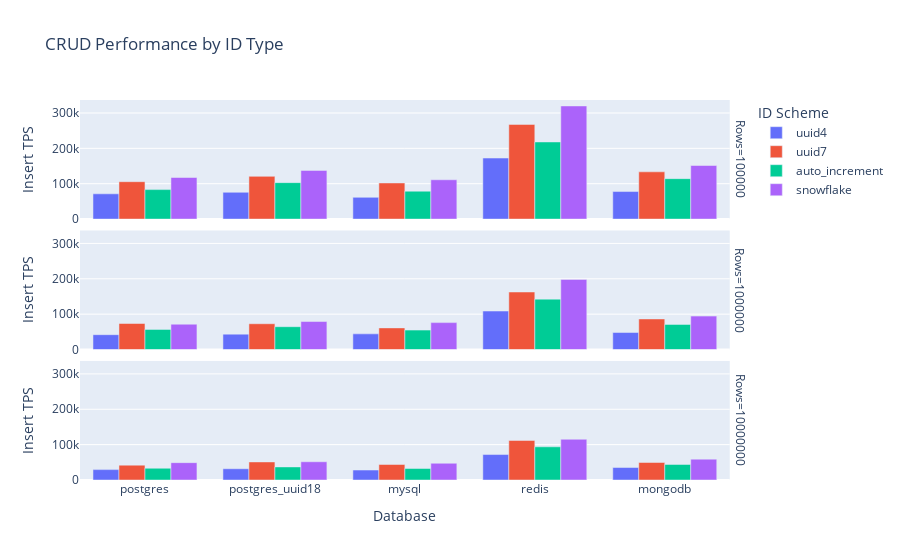
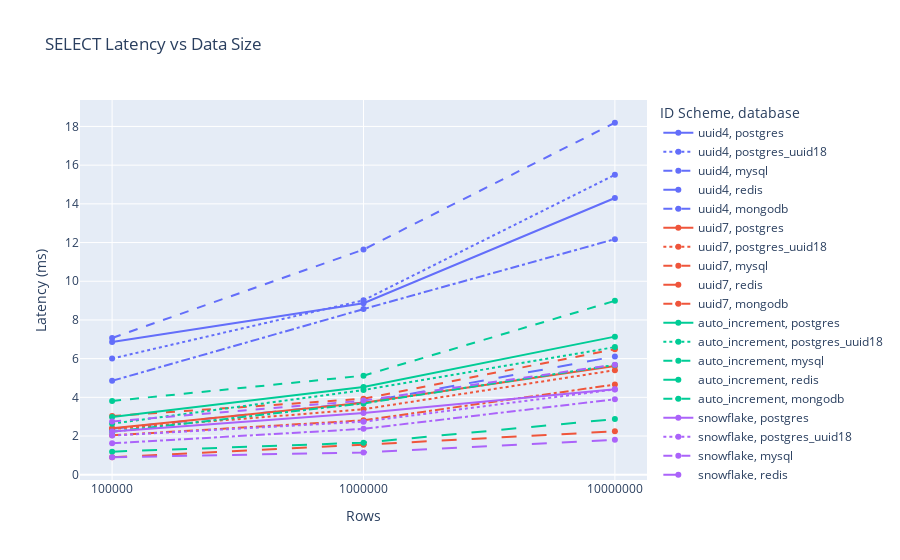

Write notebook code for charts like these, in order.
### Code cell
if not crud_df.empty:
    fig1 = px.bar(
        crud_df,
        x='database',
        y='insert_tps',
        color='id_scheme',
        barmode='group',
        facet_row='data_scale',
        title='CRUD Performance by ID Type',
        labels={'insert_tps': 'Insert TPS', 'database': 'Database', 'id_scheme': 'ID Scheme', 'data_scale': 'Rows'},
    )
    fig1.show()

    latency_df = crud_df[['database', 'id_scheme', 'data_scale', 'select_latency_ms']]
    fig2 = px.line(
        latency_df,
        x='data_scale',
        y='select_latency_ms',
        color='id_scheme',
        line_dash='database',
        markers=True,
        title='SELECT Latency vs Data Size',
        labels={'data_scale': 'Rows', 'select_latency_ms': 'Latency (ms)', 'id_scheme': 'ID Scheme'},
    )
    fig2.update_xaxes(type='category')
    fig2.show()

### Figure 1 — Plotly figure (JSON) as saved in the notebook; plotly's stock layout.template omitted (floating-point values rounded to 4 significant figures)
{"data": [{"alignmentgroup": "True", "hovertemplate": "ID Scheme=uuid4<br>Rows=100000<br>Database=%{x}<br>Insert TPS=%{y}<extra></extra>", "legendgroup": "uuid4", "marker": {"color": "#636efa", "pattern": {"shape": ""}}, "name": "uuid4", "offsetgroup": "uuid4", "orientation": "v", "showlegend": true, "textposition": "auto", "type": "bar", "x": ["postgres", "postgres_uuid18", "mysql", "redis", "mongodb"], "xaxis": "x3", "y": [71400.0, 75690.0, 61450.0, 172500.0, 77800.0], "yaxis": "y3"}, {"alignmentgroup": "True", "hovertemplate": "ID Scheme=uuid4<br>Rows=1000000<br>Database=%{x}<br>Insert TPS=%{y}<extra></extra>", "legendgroup": "uuid4", "marker": {"color": "#636efa", "pattern": {"shape": ""}}, "name": "uuid4", "offsetgroup": "uuid4", "orientation": "v", "showlegend": false, "textposition": "auto", "type": "bar", "x": ["postgres", "postgres_uuid18", "mysql", "redis", "mongodb"], "xaxis": "x2", "y": [42010.0, 43570.0, 44310.0, 108800.0, 48090.0], "yaxis": "y2"}, {"alignmentgroup": "True", "hovertemplate": "ID Scheme=uuid4<br>Rows=10000000<br>Database=%{x}<br>Insert TPS=%{y}<extra></extra>", "legendgroup": "uuid4", "marker": {"color": "#636efa", "pattern": {"shape": ""}}, "name": "uuid4", "offsetgroup": "uuid4", "orientation": "v", "showlegend": false, "textposition": "auto", "type": "bar", "x": ["postgres", "postgres_uuid18", "mysql", "redis", "mongodb"], "xaxis": "x", "y": [29330.0, 31770.0, 28190.0, 71980.0, 35280.0], "yaxis": "y"}, {"alignmentgroup": "True", "hovertemplate": "ID Scheme=uuid7<br>Rows=100000<br>Database=%{x}<br>Insert TPS=%{y}<extra></extra>", "legendgroup": "uuid7", "marker": {"color": "#EF553B", "pattern": {"shape": ""}}, "name": "uuid7", "offsetgroup": "uuid7", "orientation": "v", "showlegend": true, "textposition": "auto", "type": "bar", "x": ["postgres", "postgres_uuid18", "mysql", "redis", "mongodb"], "xaxis": "x3", "y": [105700.0, 120800.0, 102100.0, 267600.0, 133600.0], "yaxis": "y3"}, {"alignmentgroup": "True", "hovertemplate": "ID Scheme=uuid7<br>Rows=1000000<br>Database=%{x}<br>Insert TPS=%{y}<extra></extra>", "legendgroup": "uuid7", "marker": {"color": "#EF553B", "pattern": {"shape": ""}}, "name": "uuid7", "offsetgroup": "uuid7", "orientation": "v", "showlegend": false, "textposition": "auto", "type": "bar", "x": ["postgres", "postgres_uuid18", "mysql", "redis", "mongodb"], "xaxis": "x2", "y": [73610.0, 72950.0, 61170.0, 162700.0, 86480.0], "yaxis": "y2"}, {"alignmentgroup": "True", "hovertemplate": "ID Scheme=uuid7<br>Rows=10000000<br>Database=%{x}<br>Insert TPS=%{y}<extra></extra>", "legendgroup": "uuid7", "marker": {"color": "#EF553B", "pattern": {"shape": ""}}, "name": "uuid7", "offsetgroup": "uuid7", "orientation": "v", "showlegend": false, "textposition": "auto", "type": "bar", "x": ["postgres", "postgres_uuid18", "mysql", "redis", "mongodb"], "xaxis": "x", "y": [42000.0, 51080.0, 43880.0, 111800.0, 49530.0], "yaxis": "y"}, {"alignmentgroup": "True", "hovertemplate": "ID Scheme=auto_increment<br>Rows=100000<br>Database=%{x}<br>Insert TPS=%{y}<extra></extra>", "legendgroup": "auto_increment", "marker": {"color": "#00cc96", "pattern": {"shape": ""}}, "name": "auto_increment", "offsetgroup": "auto_increment", "orientation": "v", "showlegend": true, "textposition": "auto", "type": "bar", "x": ["postgres", "postgres_uuid18", "mysql", "redis", "mongodb"], "xaxis": "x3", "y": [83310.0, 103000.0, 78860.0, 218000.0, 114300.0], "yaxis": "y3"}, {"alignmentgroup": "True", "hovertemplate": "ID Scheme=auto_increment<br>Rows=1000000<br>Database=%{x}<br>Insert TPS=%{y}<extra></extra>", "legendgroup": "auto_increment", "marker": {"color": "#00cc96", "pattern": {"shape": ""}}, "name": "auto_increment", "offsetgroup": "auto_increment", "orientation": "v", "showlegend": false, "textposition": "auto", "type": "bar", "x": ["postgres", "postgres_uuid18", "mysql", "redis", "mongodb"], "xaxis": "x2", "y": [56950.0, 64550.0, 54930.0, 142500.0, 71060.0], "yaxis": "y2"}, {"alignmentgroup": "True", "hovertemplate": "ID Scheme=auto_increment<br>Rows=10000000<br>Database=%{x}<br>Insert TPS=%{y}<extra></extra>", "legendgroup": "auto_increment", "marker": {"color": "#00cc96", "pattern": {"shape": ""}}, "name": "auto_increment", "offsetgroup": "auto_increment", "orientation": "v", "showlegend": false, "textposition": "auto", "type": "bar", "x": ["postgres", "postgres_uuid18", "mysql", "redis", "mongodb"], "xaxis": "x", "y": [33190.0, 36970.0, 32450.0, 93800.0, 43960.0], "yaxis": "y"}, {"alignmentgroup": "True", "hovertemplate": "ID Scheme=snowflake<br>Rows=100000<br>Database=%{x}<br>Insert TPS=%{y}<extra></extra>", "legendgroup": "snowflake", "marker": {"color": "#ab63fa", "pattern": {"shape": ""}}, "name": "snowflake", "offsetgroup": "snowflake", "orientation": "v", "showlegend": true, "textposition": "auto", "type": "bar", "x": ["postgres", "postgres_uuid18", "mysql", "redis", "mongodb"], "xaxis": "x3", "y": [117500.0, 137600.0, 111100.0, 319800.0, 151500.0], "yaxis": "y3"}, {"alignmentgroup": "True", "hovertemplate": "ID Scheme=snowflake<br>Rows=1000000<br>Database=%{x}<br>Insert TPS=%{y}<extra></extra>", "legendgroup": "snowflake", "marker": {"color": "#ab63fa", "pattern": {"shape": ""}}, "name": "snowflake", "offsetgroup": "snowflake", "orientation": "v", "showlegend": false, "textposition": "auto", "type": "bar", "x": ["postgres", "postgres_uuid18", "mysql", "redis", "mongodb"], "xaxis": "x2", "y": [71630.0, 79210.0, 76110.0, 198400.0, 94530.0], "yaxis": "y2"}, {"alignmentgroup": "True", "hovertemplate": "ID Scheme=snowflake<br>Rows=10000000<br>Database=%{x}<br>Insert TPS=%{y}<extra></extra>", "legendgroup": "snowflake", "marker": {"color": "#ab63fa", "pattern": {"shape": ""}}, "name": "snowflake", "offsetgroup": "snowflake", "orientation": "v", "showlegend": false, "textposition": "auto", "type": "bar", "x": ["postgres", "postgres_uuid18", "mysql", "redis", "mongodb"], "xaxis": "x", "y": [49070.0, 51570.0, 47370.0, 115300.0, 58990.0], "yaxis": "y"}], "layout": {"annotations": [{"font": {}, "showarrow": false, "text": "Rows=10000000", "textangle": 90, "x": 0.98, "xanchor": "left", "xref": "paper", "y": 0.1567, "yanchor": "middle", "yref": "paper"}, {"font": {}, "showarrow": false, "text": "Rows=1000000", "textangle": 90, "x": 0.98, "xanchor": "left", "xref": "paper", "y": 0.5, "yanchor": "middle", "yref": "paper"}, {"font": {}, "showarrow": false, "text": "Rows=100000", "textangle": 90, "x": 0.98, "xanchor": "left", "xref": "paper", "y": 0.8433, "yanchor": "middle", "yref": "paper"}], "barmode": "group", "legend": {"title": {"text": "ID Scheme"}, "tracegroupgap": 0}, "title": {"text": "CRUD Performance by ID Type"}, "xaxis": {"anchor": "y", "domain": [0, 0.98], "title": {"text": "Database"}}, "xaxis2": {"anchor": "y2", "domain": [0, 0.98], "matches": "x", "showticklabels": false}, "xaxis3": {"anchor": "y3", "domain": [0, 0.98], "matches": "x", "showticklabels": false}, "yaxis": {"anchor": "x", "domain": [0, 0.3133], "title": {"text": "Insert TPS"}}, "yaxis2": {"anchor": "x2", "domain": [0.3433, 0.6567], "matches": "y", "title": {"text": "Insert TPS"}}, "yaxis3": {"anchor": "x3", "domain": [0.6867, 1.0], "matches": "y", "title": {"text": "Insert TPS"}}}}

### Figure 2 — Plotly figure (JSON) as saved in the notebook; plotly's stock layout.template omitted (floating-point values rounded to 4 significant figures)
{"data": [{"hovertemplate": "ID Scheme=uuid4<br>database=postgres<br>Rows=%{x}<br>Latency (ms)=%{y}<extra></extra>", "legendgroup": "uuid4, postgres", "line": {"color": "#636efa", "dash": "solid"}, "marker": {"symbol": "circle"}, "mode": "lines+markers", "name": "uuid4, postgres", "orientation": "v", "showlegend": true, "type": "scatter", "x": [100000, 1000000, 10000000], "xaxis": "x", "y": [6.858, 8.865, 14.3], "yaxis": "y"}, {"hovertemplate": "ID Scheme=uuid4<br>database=postgres_uuid18<br>Rows=%{x}<br>Latency (ms)=%{y}<extra></extra>", "legendgroup": "uuid4, postgres_uuid18", "line": {"color": "#636efa", "dash": "dot"}, "marker": {"symbol": "circle"}, "mode": "lines+markers", "name": "uuid4, postgres_uuid18", "orientation": "v", "showlegend": true, "type": "scatter", "x": [100000, 1000000, 10000000], "xaxis": "x", "y": [6.004, 9.015, 15.5], "yaxis": "y"}, {"hovertemplate": "ID Scheme=uuid4<br>database=mysql<br>Rows=%{x}<br>Latency (ms)=%{y}<extra></extra>", "legendgroup": "uuid4, mysql", "line": {"color": "#636efa", "dash": "dash"}, "marker": {"symbol": "circle"}, "mode": "lines+markers", "name": "uuid4, mysql", "orientation": "v", "showlegend": true, "type": "scatter", "x": [100000, 1000000, 10000000], "xaxis": "x", "y": [7.067, 11.64, 18.19], "yaxis": "y"}, {"hovertemplate": "ID Scheme=uuid4<br>database=redis<br>Rows=%{x}<br>Latency (ms)=%{y}<extra></extra>", "legendgroup": "uuid4, redis", "line": {"color": "#636efa", "dash": "longdash"}, "marker": {"symbol": "circle"}, "mode": "lines+markers", "name": "uuid4, redis", "orientation": "v", "showlegend": true, "type": "scatter", "x": [100000, 1000000, 10000000], "xaxis": "x", "y": [2.376, 3.739, 6.111], "yaxis": "y"}, {"hovertemplate": "ID Scheme=uuid4<br>database=mongodb<br>Rows=%{x}<br>Latency (ms)=%{y}<extra></extra>", "legendgroup": "uuid4, mongodb", "line": {"color": "#636efa", "dash": "dashdot"}, "marker": {"symbol": "circle"}, "mode": "lines+markers", "name": "uuid4, mongodb", "orientation": "v", "showlegend": true, "type": "scatter", "x": [100000, 1000000, 10000000], "xaxis": "x", "y": [4.853, 8.561, 12.18], "yaxis": "y"}, {"hovertemplate": "ID Scheme=uuid7<br>database=postgres<br>Rows=%{x}<br>Latency (ms)=%{y}<extra></extra>", "legendgroup": "uuid7, postgres", "line": {"color": "#EF553B", "dash": "solid"}, "marker": {"symbol": "circle"}, "mode": "lines+markers", "name": "uuid7, postgres", "orientation": "v", "showlegend": true, "type": "scatter", "x": [100000, 1000000, 10000000], "xaxis": "x", "y": [2.402, 3.721, 5.622], "yaxis": "y"}, {"hovertemplate": "ID Scheme=uuid7<br>database=postgres_uuid18<br>Rows=%{x}<br>Latency (ms)=%{y}<extra></extra>", "legendgroup": "uuid7, postgres_uuid18", "line": {"color": "#EF553B", "dash": "dot"}, "marker": {"symbol": "circle"}, "mode": "lines+markers", "name": "uuid7, postgres_uuid18", "orientation": "v", "showlegend": true, "type": "scatter", "x": [100000, 1000000, 10000000], "xaxis": "x", "y": [2.36, 3.384, 5.403], "yaxis": "y"}, {"hovertemplate": "ID Scheme=uuid7<br>database=mysql<br>Rows=%{x}<br>Latency (ms)=%{y}<extra></extra>", "legendgroup": "uuid7, mysql", "line": {"color": "#EF553B", "dash": "dash"}, "marker": {"symbol": "circle"}, "mode": "lines+markers", "name": "uuid7, mysql", "orientation": "v", "showlegend": true, "type": "scatter", "x": [100000, 1000000, 10000000], "xaxis": "x", "y": [3.033, 3.928, 6.491], "yaxis": "y"}, {"hovertemplate": "ID Scheme=uuid7<br>database=redis<br>Rows=%{x}<br>Latency (ms)=%{y}<extra></extra>", "legendgroup": "uuid7, redis", "line": {"color": "#EF553B", "dash": "longdash"}, "marker": {"symbol": "circle"}, "mode": "lines+markers", "name": "uuid7, redis", "orientation": "v", "showlegend": true, "type": "scatter", "x": [100000, 1000000, 10000000], "xaxis": "x", "y": [0.903, 1.552, 2.241], "yaxis": "y"}, {"hovertemplate": "ID Scheme=uuid7<br>database=mongodb<br>Rows=%{x}<br>Latency (ms)=%{y}<extra></extra>", "legendgroup": "uuid7, mongodb", "line": {"color": "#EF553B", "dash": "dashdot"}, "marker": {"symbol": "circle"}, "mode": "lines+markers", "name": "uuid7, mongodb", "orientation": "v", "showlegend": true, "type": "scatter", "x": [100000, 1000000, 10000000], "xaxis": "x", "y": [2.036, 2.812, 4.66], "yaxis": "y"}, {"hovertemplate": "ID Scheme=auto_increment<br>database=postgres<br>Rows=%{x}<br>Latency (ms)=%{y}<extra></extra>", "legendgroup": "auto_increment, postgres", "line": {"color": "#00cc96", "dash": "solid"}, "marker": {"symbol": "circle"}, "mode": "lines+markers", "name": "auto_increment, postgres", "orientation": "v", "showlegend": true, "type": "scatter", "x": [100000, 1000000, 10000000], "xaxis": "x", "y": [2.98, 4.538, 7.137], "yaxis": "y"}, {"hovertemplate": "ID Scheme=auto_increment<br>database=postgres_uuid18<br>Rows=%{x}<br>Latency (ms)=%{y}<extra></extra>", "legendgroup": "auto_increment, postgres_uuid18", "line": {"color": "#00cc96", "dash": "dot"}, "marker": {"symbol": "circle"}, "mode": "lines+markers", "name": "auto_increment, postgres_uuid18", "orientation": "v", "showlegend": true, "type": "scatter", "x": [100000, 1000000, 10000000], "xaxis": "x", "y": [2.64, 4.374, 6.597], "yaxis": "y"}, {"hovertemplate": "ID Scheme=auto_increment<br>database=mysql<br>Rows=%{x}<br>Latency (ms)=%{y}<extra></extra>", "legendgroup": "auto_increment, mysql", "line": {"color": "#00cc96", "dash": "dash"}, "marker": {"symbol": "circle"}, "mode": "lines+markers", "name": "auto_increment, mysql", "orientation": "v", "showlegend": true, "type": "scatter", "x": [100000, 1000000, 10000000], "xaxis": "x", "y": [3.811, 5.12, 8.986], "yaxis": "y"}, {"hovertemplate": "ID Scheme=auto_increment<br>database=redis<br>Rows=%{x}<br>Latency (ms)=%{y}<extra></extra>", "legendgroup": "auto_increment, redis", "line": {"color": "#00cc96", "dash": "longdash"}, "marker": {"symbol": "circle"}, "mode": "lines+markers", "name": "auto_increment, redis", "orientation": "v", "showlegend": true, "type": "scatter", "x": [100000, 1000000, 10000000], "xaxis": "x", "y": [1.192, 1.657, 2.875], "yaxis": "y"}, {"hovertemplate": "ID Scheme=auto_increment<br>database=mongodb<br>Rows=%{x}<br>Latency (ms)=%{y}<extra></extra>", "legendgroup": "auto_increment, mongodb", "line": {"color": "#00cc96", "dash": "dashdot"}, "marker": {"symbol": "circle"}, "mode": "lines+markers", "name": "auto_increment, mongodb", "orientation": "v", "showlegend": true, "type": "scatter", "x": [100000, 1000000, 10000000], "xaxis": "x", "y": [2.222, 3.686, 5.675], "yaxis": "y"}, {"hovertemplate": "ID Scheme=snowflake<br>database=postgres<br>Rows=%{x}<br>Latency (ms)=%{y}<extra></extra>", "legendgroup": "snowflake, postgres", "line": {"color": "#ab63fa", "dash": "solid"}, "marker": {"symbol": "circle"}, "mode": "lines+markers", "name": "snowflake, postgres", "orientation": "v", "showlegend": true, "type": "scatter", "x": [100000, 1000000, 10000000], "xaxis": "x", "y": [2.239, 3.185, 4.418], "yaxis": "y"}, {"hovertemplate": "ID Scheme=snowflake<br>database=postgres_uuid18<br>Rows=%{x}<br>Latency (ms)=%{y}<extra></extra>", "legendgroup": "snowflake, postgres_uuid18", "line": {"color": "#ab63fa", "dash": "dot"}, "marker": {"symbol": "circle"}, "mode": "lines+markers", "name": "snowflake, postgres_uuid18", "orientation": "v", "showlegend": true, "type": "scatter", "x": [100000, 1000000, 10000000], "xaxis": "x", "y": [2.023, 2.741, 4.408], "yaxis": "y"}, {"hovertemplate": "ID Scheme=snowflake<br>database=mysql<br>Rows=%{x}<br>Latency (ms)=%{y}<extra></extra>", "legendgroup": "snowflake, mysql", "line": {"color": "#ab63fa", "dash": "dash"}, "marker": {"symbol": "circle"}, "mode": "lines+markers", "name": "snowflake, mysql", "orientation": "v", "showlegend": true, "type": "scatter", "x": [100000, 1000000, 10000000], "xaxis": "x", "y": [2.748, 3.83, 5.688], "yaxis": "y"}, {"hovertemplate": "ID Scheme=snowflake<br>database=redis<br>Rows=%{x}<br>Latency (ms)=%{y}<extra></extra>", "legendgroup": "snowflake, redis", "line": {"color": "#ab63fa", "dash": "longdash"}, "marker": {"symbol": "circle"}, "mode": "lines+markers", "name": "snowflake, redis", "orientation": "v", "showlegend": true, "type": "scatter", "x": [100000, 1000000, 10000000], "xaxis": "x", "y": [0.9035, 1.152, 1.804], "yaxis": "y"}, {"hovertemplate": "ID Scheme=snowflake<br>database=mongodb<br>Rows=%{x}<br>Latency (ms)=%{y}<extra></extra>", "legendgroup": "snowflake, mongodb", "line": {"color": "#ab63fa", "dash": "dashdot"}, "marker": {"symbol": "circle"}, "mode": "lines+markers", "name": "snowflake, mongodb", "orientation": "v", "showlegend": true, "type": "scatter", "x": [100000, 1000000, 10000000], "xaxis": "x", "y": [1.622, 2.371, 3.898], "yaxis": "y"}], "layout": {"legend": {"title": {"text": "ID Scheme, database"}, "tracegroupgap": 0}, "title": {"text": "SELECT Latency vs Data Size"}, "xaxis": {"anchor": "y", "domain": [0, 1], "title": {"text": "Rows"}, "type": "category"}, "yaxis": {"anchor": "x", "domain": [0, 1], "title": {"text": "Latency (ms)"}}}}
